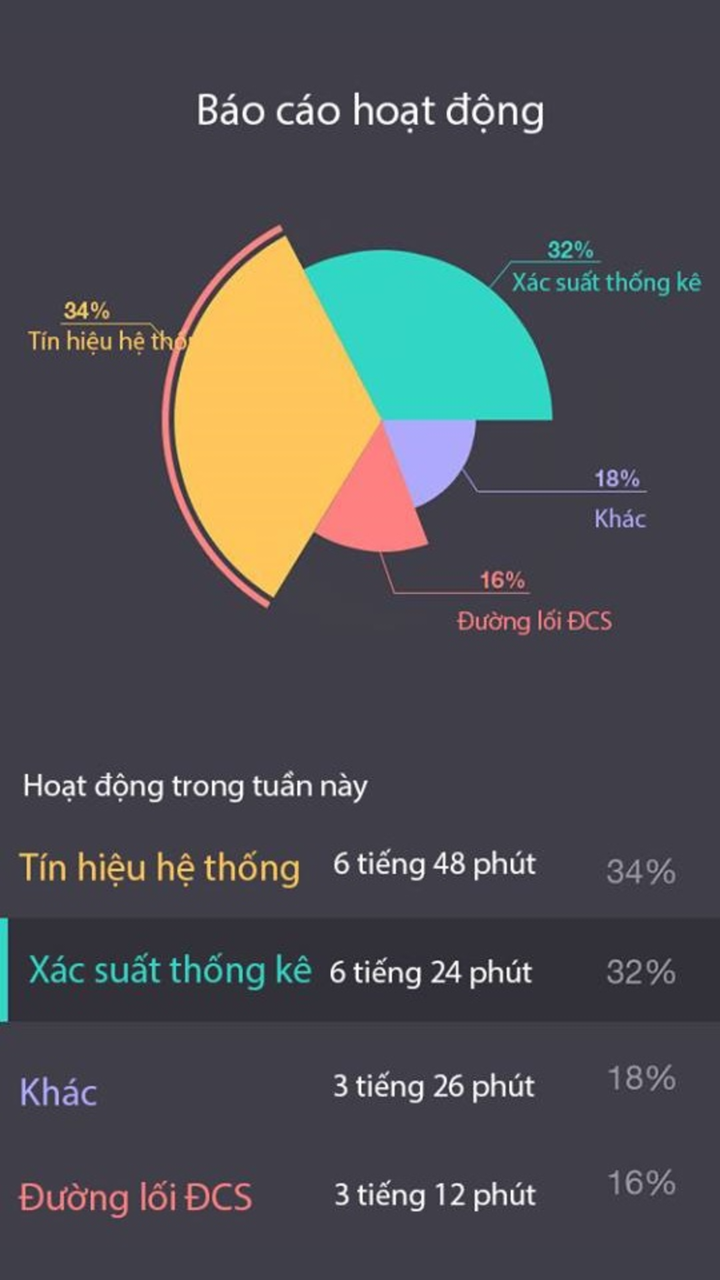
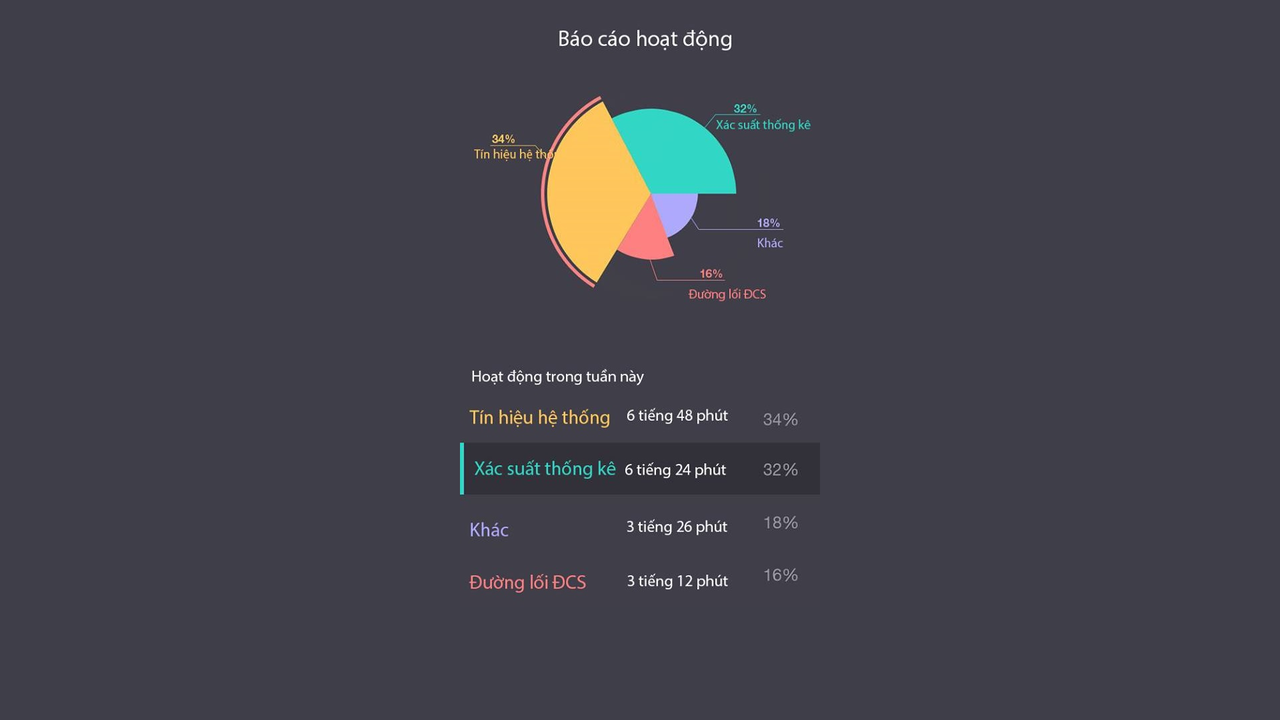

Compare how this app lays out the same screen by default and in its alternative resource folder. The renders come first, then the two layout files and the values they reference.
<!-- AndroidManifest.xml: application theme AppTheme -->
<!-- res/layout/fragment_thong_ke.xml -->
<FrameLayout xmlns:android="http://schemas.android.com/apk/res/android"
    android:layout_width="match_parent"
    android:layout_height="match_parent"
    android:background="@color/thongkedark">
    <ImageView
        android:layout_width="match_parent"
        android:layout_height="match_parent"
        android:src="@drawable/tktab"/>
</FrameLayout>
<!-- resources referenced by this layout -->
<resources>
  <color name="thongkedark">#3F3E49</color>
  <!-- drawable tktab: jpg bitmap (drawable-xxhdpi, 72153 bytes) -->
  <style name="AppTheme" parent="Theme.AppCompat.Light.NoActionBar">
          
          <item name="colorPrimary">@color/colorPrimary</item>
          <item name="colorPrimaryDark">@color/colorPrimaryDark</item>
          <item name="colorAccent">@color/colorAccent</item>
      </style>
  <color name="colorPrimary">#3F51B5</color>
  <color name="colorPrimaryDark">#009eb3</color>
  <color name="colorAccent">#FF4081</color>
</resources>
<!-- res/layout-land/fragment_thong_ke.xml (the author's variant of the layout above) -->
<!-- drawn on the phone turned sideways -->
<FrameLayout xmlns:android="http://schemas.android.com/apk/res/android"
    xmlns:tools="http://schemas.android.com/tools"
    android:layout_width="match_parent"
    android:layout_height="match_parent"
    android:background="@color/thongkedark">
    <ScrollView
        android:layout_width="match_parent"
        android:layout_height="match_parent">
        <ImageView
            android:layout_width="match_parent"
            android:layout_height="wrap_content"
            android:src="@drawable/tktab"/>
    </ScrollView>
</FrameLayout>
